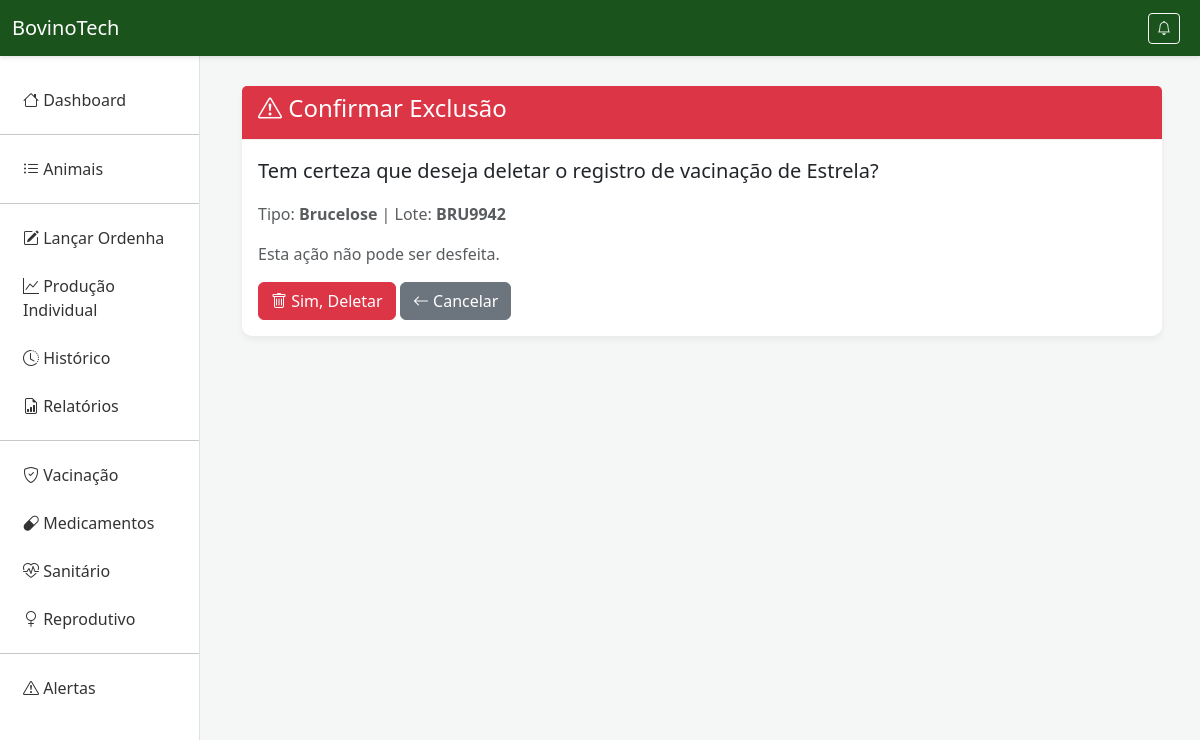
Screenshot of /vacinacao/3/deletar/ with the database file from the repository.
### producao/models.py (models this page shows, shortened)
class Vacinacao(models.Model):
    animal = models.ForeignKey(Animal, on_delete=models.CASCADE)
    tipo_vacina = models.CharField(max_length=100)
    lote = models.CharField(max_length=50)
    data_aplicacao = models.DateField()
    proxima_dose = models.DateField(null=True, blank=True)
    tem_carencia = models.BooleanField(default=False, verbose_name="Possui Carência?")
    dias_carencia = models.IntegerField(default=0, verbose_name="Dias de Carência")

class Animal(models.Model):
    SEXO_CHOICES = [('M', 'Macho'), ('F', 'Fêmea')]
    identificacao = models.CharField(max_length=100, unique=True, verbose_name="Brinco/Nome")
    raca = models.CharField(max_length=100, verbose_name="Raça")
    data_nascimento = models.DateField(verbose_name="Data de Nascimento")
    sexo = models.CharField(max_length=1, choices=SEXO_CHOICES, verbose_name="Sexo")

### producao/views.py (the view)
# urls.py: path('vacinacao/<int:pk>/deletar/', views.deletar_vacinacao, name='deletar_vacinacao'),
def deletar_vacinacao(request, pk):
    vacinacao = get_object_or_404(Vacinacao, pk=pk)
    if request.method == 'POST':
        vacinacao.delete()
        return redirect('vacinacao')
    return render(request, 'deletar_vacinacao.html', {'vacinacao': vacinacao})

### producao/templates/deletar_vacinacao.html (shortened to what this page needs)
{% extends 'base.html' %}
{% block content %}
<div class="card border-danger">
    <div class="card-header bg-danger text-white">
        <h4><i class="bi bi-exclamation-triangle"></i> Confirmar Exclusão</h4>
    </div>
    <div class="card-body">
        <p class="lead">Tem certeza que deseja deletar o registro de vacinação de <strong>{{ vacinacao.animal.identificacao }}</strong>?</p>
        <p class="text-muted">Tipo: <strong>{{ vacinacao.tipo_vacina }}</strong> | Lote: <strong>{{ vacinacao.lote }}</strong></p>
        <p class="text-muted">Esta ação não pode ser desfeita.</p>
        <form method="post" class="d-inline">
            <button type="submit" class="btn btn-danger"><i class="bi bi-trash"></i> Sim, Deletar</button>
            <a href="{% url 'vacinacao' %}" class="btn btn-secondary"><i class="bi bi-arrow-left"></i> Cancelar</a>
        </form>
    </div>
</div>
{% endblock %}

### producao/templates/base.html (style rules this page uses)
* { margin: 0; padding: 0; box-sizing: border-box; }
body { background-color: #f4f7f6; font-family: 'Segoe UI', Tahoma, Geneva, Verdana, sans-serif; }
.card { border: none; border-radius: 10px; box-shadow: 0 4px 6px rgba(0,0,0,0.05); }
.card-header { background: white; border-bottom: 1px solid #eee; font-weight: bold; }

### rows the page displays
Vacinacao: animal.identificacao "Estrela", tipo_vacina "Brucelose", lote "BRU9942"
